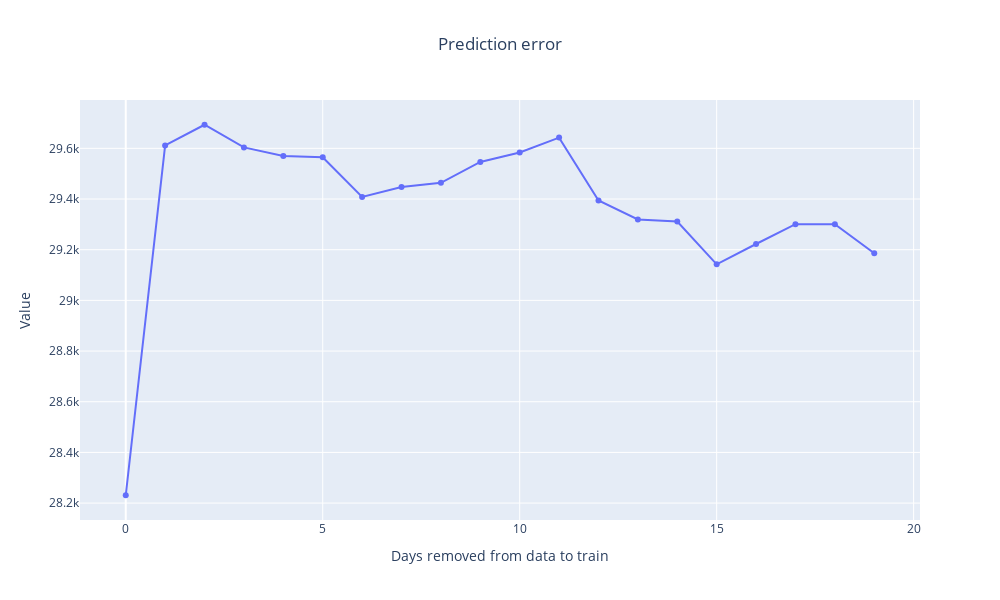

The notebook cell this image was saved under:
### Code cell
train('France', 20)

### Figure 1 — Plotly figure (JSON) as saved in the notebook; plotly's stock layout.template omitted (floating-point values rounded to 4 significant figures)
{"data": [{"mode": "lines+markers", "name": "L2 Error", "type": "scatter", "x": [0, 1, 2, 3, 4, 5, 6, 7, 8, 9, 10, 11, 12, 13, 14, 15, 16, 17, 18, 19], "y": [28230.0, 29610.0, 29690.0, 29600.0, 29570.0, 29570.0, 29410.0, 29450.0, 29460.0, 29550.0, 29580.0, 29640.0, 29390.0, 29320.0, 29310.0, 29140.0, 29220.0, 29300.0, 29300.0, 29190.0]}], "layout": {"height": 600, "title": {"text": "Prediction error", "x": 0.5}, "width": 1000, "xaxis": {"autorange": true, "range": [-1.161, 20.16], "title": {"text": "Days removed from data to train"}, "type": "linear"}, "yaxis": {"autorange": true, "range": [28130.0, 29790.0], "title": {"text": "Value"}, "type": "linear"}}}
